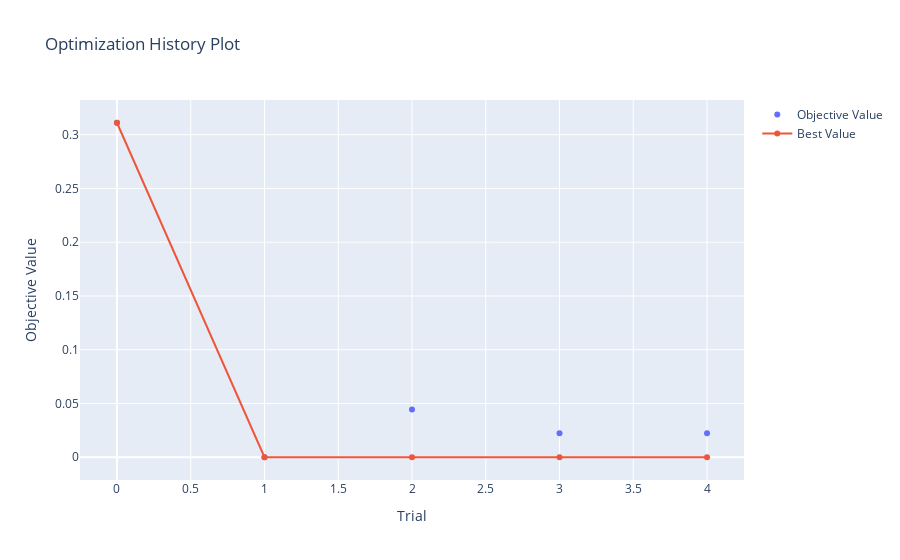

Notebook source saved alongside this figure:
### Code cell
plot_optimization_history(study)

### Figure 1 — Plotly figure (JSON) as saved in the notebook; plotly's stock layout.template omitted (floating-point values rounded to 4 significant figures)
{"data": [{"mode": "markers", "name": "Objective Value", "type": "scatter", "x": [0, 1, 2, 3, 4], "y": [0.3111, 0, 0.04444, 0.02222, 0.02222]}, {"name": "Best Value", "type": "scatter", "x": [0, 1, 2, 3, 4], "y": [0.3111, 0, 0, 0, 0]}], "layout": {"title": {"text": "Optimization History Plot"}, "xaxis": {"title": {"text": "Trial"}}, "yaxis": {"title": {"text": "Objective Value"}}}}
